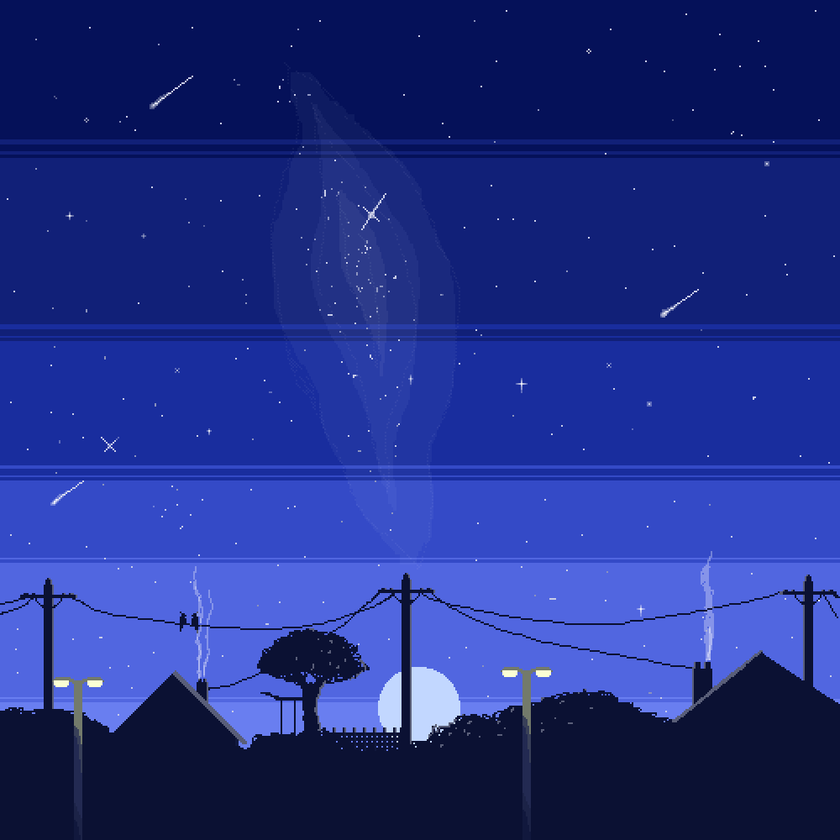
#> input picture Night.png, 840 x 840 px, shrunk from 1000 x 1000 before the run
$ python Collage.py
#> lines starting #> are read from the running program, lines starting #| are printed output that depends on the picture
#Import cv2
import cv2

#Load the images
pic1 = cv2.imread("Night.png")
#> pic1 is the input picture: shape (840, 840, 3); mean B, G, R 134.5, 46.9, 31.6
pic2 = cv2.imread("Evening.jpg")
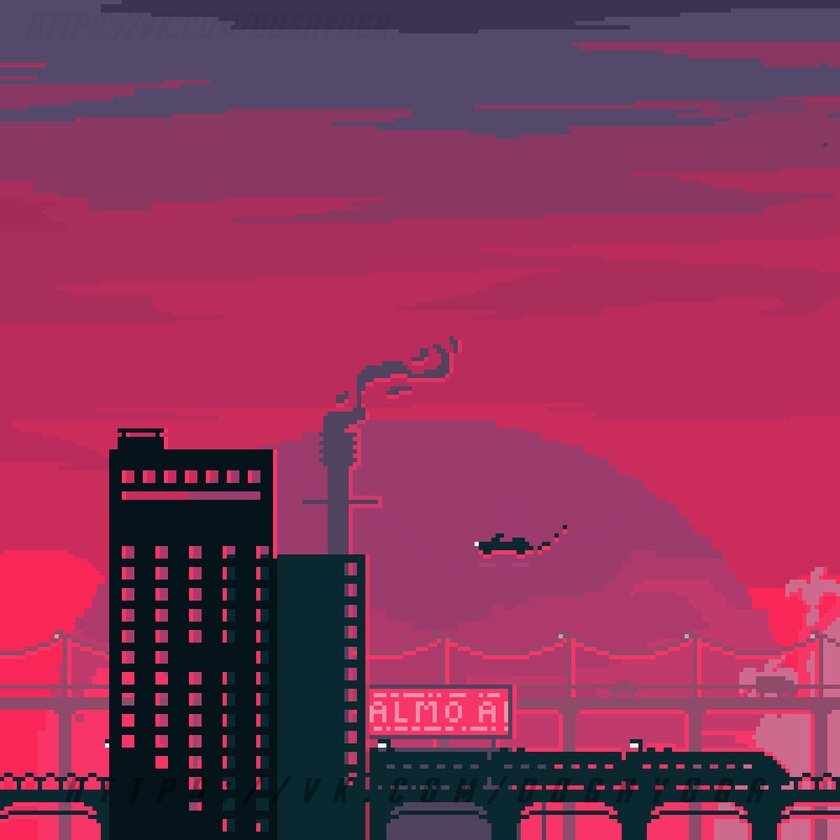
#> input picture Evening.jpg, 840 x 840 px, shrunk from 1000 x 1000 before the run
#> pic2 is the input picture: shape (840, 840, 3); mean B, G, R 89.3, 51.2, 137.3

#Show the images
cv2.imshow("Image1",pic1)
cv2.imshow("Image1",pic2)
cv2.waitKey()
cv2.destroyAllWindows()

#Concat two images
pic = cv2.hconcat([pic1,pic2])
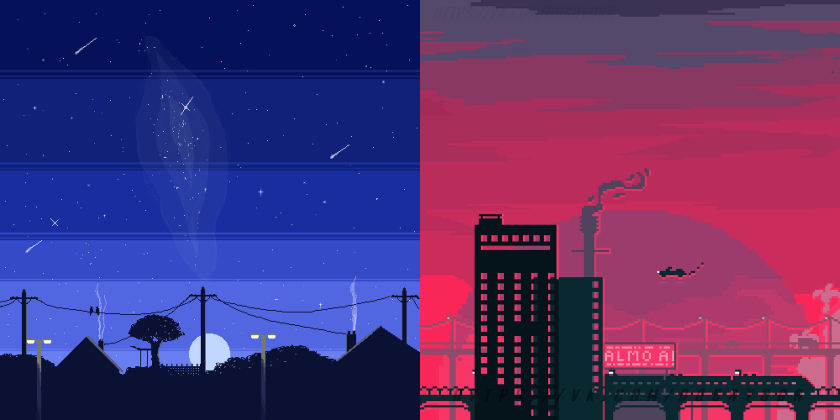
#> pic: shape (840, 1680, 3) (shown at 1/2 size); mean B, G, R 111.9, 49.1, 84.4

#Display the combined image
cv2.imshow("Image1",pic)
cv2.waitKey()
cv2.destroyAllWindows()
